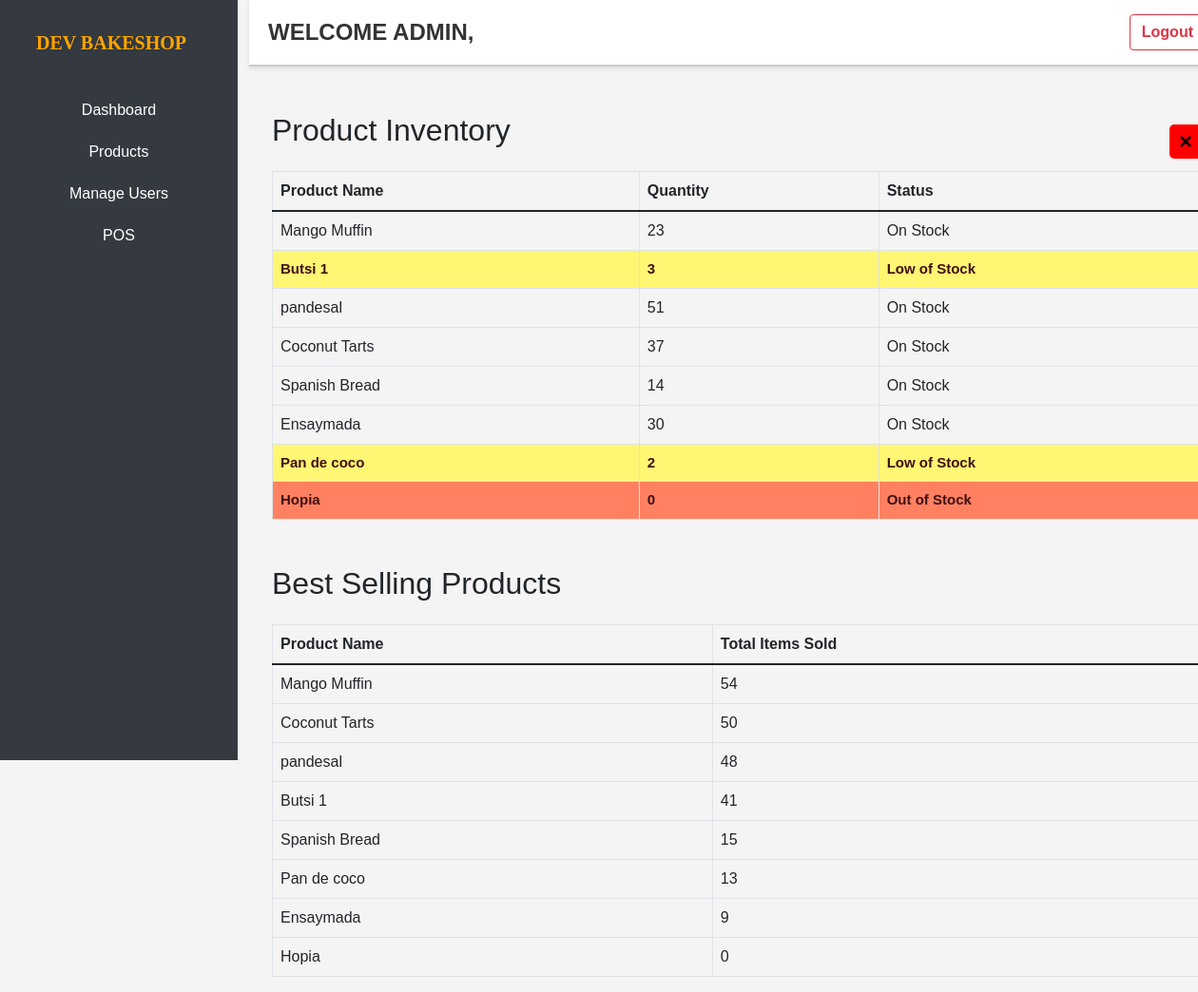
The page /Admin-WEB/dashboard/Products_history/index.php on the database its author committed.
### tables this page shows
CREATE TABLE `products` (
  `id` int(11) NOT NULL,
  `product_name` varchar(50) NOT NULL,
  `price` decimal(10,2) NOT NULL,
  `image` longblob NOT NULL,
  `description` varchar(1000) NOT NULL,
  `quantity` int(11) NOT NULL
);

### Classes/display_product_info.php (called while the page is built, shortened)
<?php
$database = new Database();
$conn = $database->conn;
$productQuery = "SELECT * FROM products";
$productResult = $conn->query($productQuery);
$bestProductQuery = "SELECT p.product_name, IFNULL(SUM(od.quantity), 0) AS total_sold
                      FROM products p
                      LEFT JOIN order_details od ON od.product_id = p.id
                      GROUP BY p.product_name
                      ORDER BY total_sold DESC";
$bestProductResult = $conn->query($bestProductQuery);

### Admin-WEB/dashboard/Products_history/index.php (the view, shortened to what this page needs)
<?php
include "../../../Classes/display_product_info.php";
include "../includes/header.php";
?>
<div class="container mt-5">
    <div class="d-flex justify-content-between align-items-center">
        <h2 class="mb-4">Product Inventory</h2>
        <a href=".." style=" text-decoration: none; color: black; background-color: red; padding: 0px 10px; font-size: 1.5em; font-weight: bold; border-radius: 5px; display: inline-block; cursor: pointer;">&times;</a>
    </div>
    <table class="table table-bordered">
        <thead>
            <tr>
                <th>Product Name</th>
                <th>Quantity</th>
                <th>Status</th>
            </tr>
        </thead>
        <tbody>
            <?php
            if ($productResult->num_rows > 0) {
                while ($row = $productResult->fetch_assoc()) {
                    $status = 'On Stock';
                    if ($row['quantity'] == 0) {
                        $status = 'Out of Stock';
                    } elseif ($row['quantity'] < 10) {
                        $status = 'Low of Stock';
                    }
                    $rowClass = ($status == 'Out of Stock') ? 'table-out-of-stock' : (($status == 'Low of Stock') ? 'table-low-of-stock' : '');
                    echo "<tr class='$rowClass'>
                            <td>{$row['product_name']}</td>
                            <td>{$row['quantity']}</td>
                            <td>{$status}</td>
                          </tr>";
                }
            } else {
                echo "<tr><td colspan='3'>No products found.</td></tr>";
            }
            ?>
        </tbody>
    </table>
    <h2 class="mt-5 mb-4">Best Selling Products</h2>
    <table class="table table-bordered">
        <thead>
            <tr>
                <th>Product Name</th>
                <th>Total Items Sold</th>
            </tr>
        </thead>
        <tbody>
            <?php
            if ($bestProductResult->num_rows > 0) {
                while ($row = $bestProductResult->fetch_assoc()) {
                    echo "<tr>
                            <td>{$row['product_name']}</td>
                            <td>{$row['total_sold']}</td>
                          </tr>";
                }
            } else {
                echo "<tr><td colspan='2'>No best-selling products found.</td></tr>";
            }
            ?>
        </tbody>
    </table>
</div>

### Admin-WEB/dashboard/includes/header.php (style rules this page uses)
body { overflow-x: hidden; font-family: Arial, sans-serif; background-color: #f4f4f4; margin: 0; }

### Admin-WEB/dashboard/Products_history/index.php (style rules this page uses)
.table-out-of-stock { background-color: #ff8161; color: #410e13; font-weight: bold; font-size: 15px; }
.table-low-of-stock { background-color: #fff673; color: #410e13; font-weight: bold; font-size: 15px; }

### rows shown on the page
products: product_name "Mango Muffin", quantity "23", status "On Stock"
products: product_name "Butsi 1", quantity "3", quantity "Low of Stock"
products: product_name "pandesal", quantity "51", status "On Stock"
products: product_name "Coconut Tarts", quantity "37", status "On Stock"
products: product_name "Spanish Bread", quantity "14", status "On Stock"
products: product_name "Ensaymada", quantity "30", status "On Stock"
products: product_name "Pan de coco", quantity "2", quantity "Low of Stock"
products: product_name "Hopia", quantity "0", quantity "Out of Stock"

### other values the page prints
$row['product_name'] "Mango Muffin"
$row['total_sold'] "54"
$row['product_name'] "Coconut Tarts"
$row['total_sold'] "50"
$row['product_name'] "pandesal"
$row['total_sold'] "48"
$row['product_name'] "Butsi 1"
$row['total_sold'] "41"
$row['product_name'] "Spanish Bread"
$row['total_sold'] "15"
$row['product_name'] "Pan de coco"
$row['total_sold'] "13"
$row['product_name'] "Ensaymada"
$row['total_sold'] "9"
$row['product_name'] "Hopia"
